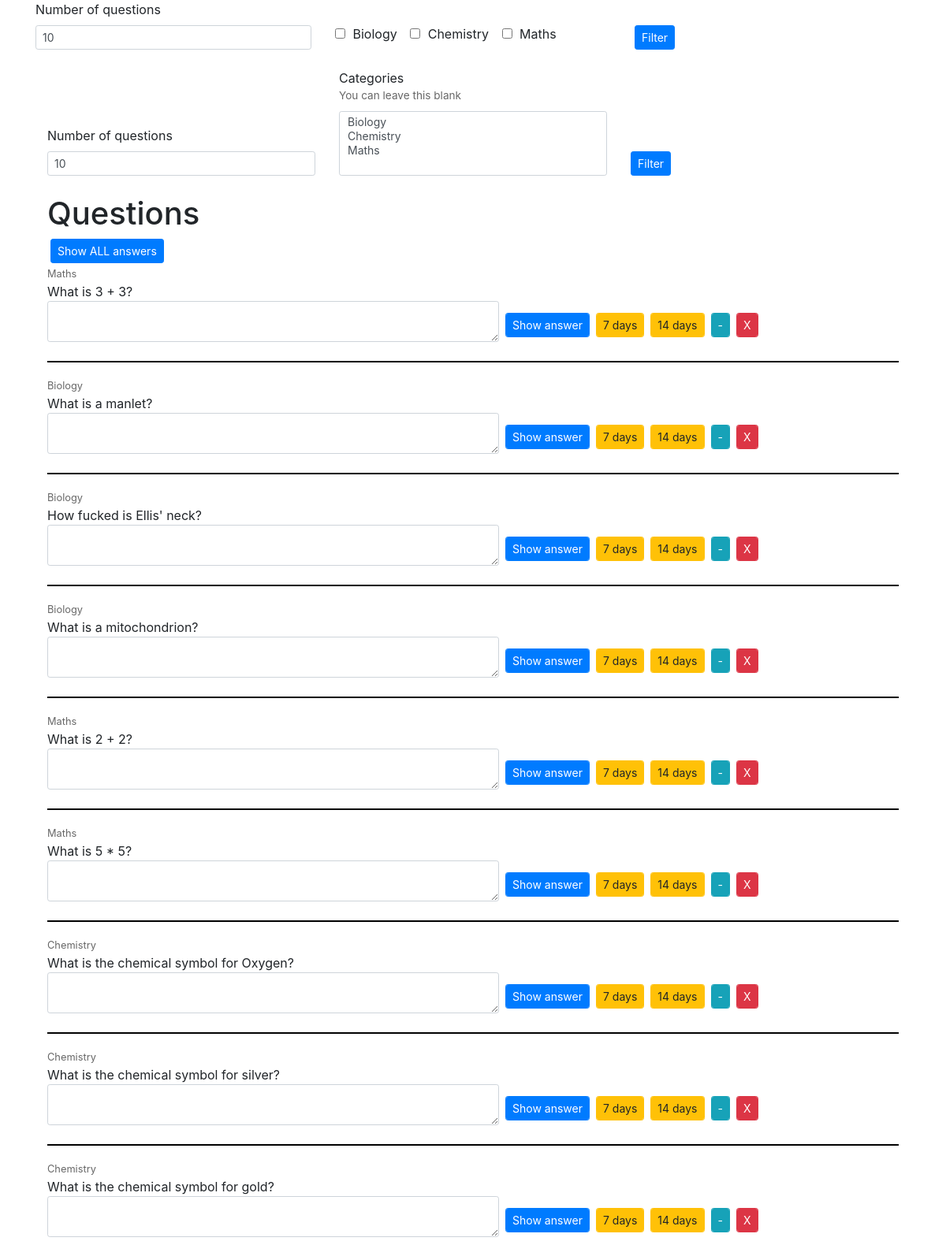
The app's page /, older data.
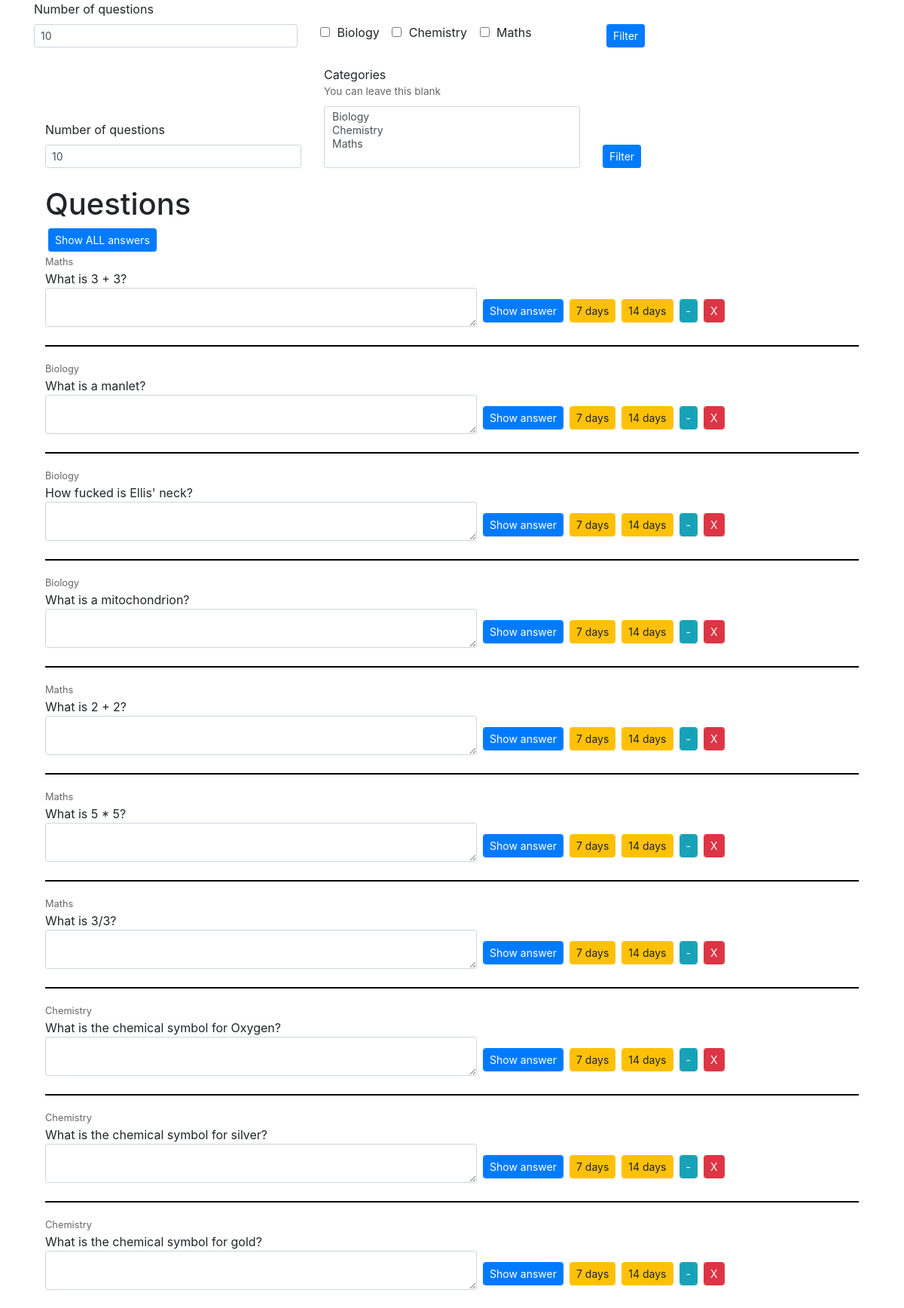
The same page, newer data.
### quiz/models.py (models this page shows, shortened)
class Question(models.Model):
    category = models.ForeignKey(
        'Category',
        on_delete=models.SET_NULL,
        null=True,
        help_text="Category this question belongs to"
    )
    question = RichTextUploadingField()
    answer = RichTextUploadingField()
    ignore_until = models.DateTimeField(
        null=True,
        blank=True,
    )
    hide_indefinitely = models.BooleanField(
        blank=False,
        null=False,
        default=False,
    )

class Category(models.Model):
    name = models.CharField(
        max_length=127,
        blank=False,
        unique=True,
        help_text="Name for category"
    )
    class Meta:
        verbose_name_plural = "Categories"
    def __str__(self):
        return f'{self.name}'

### quiz/views.py (the view)
# urls.py: path('', index, name="index"),
def index(request):
    if request.GET.get('number_of_questions'):
        filter_form = QuestionFilterForm(request.GET)
        number_of_questions_requested = int(request.GET.get('number_of_questions'))
        if request.GET.get('categories'):
            categories_requested_by_id = request.GET.getlist('categories')
            categories_in_db = Category.objects.filter(id__in=categories_requested_by_id)
            questions = Question.objects.filter(category__in=categories_in_db, hide_indefinitely=False).exclude(ignore_until__gte=timezone.now()).order_by('?')[:number_of_questions_requested]
        else: # User just wants a specified number of questions, doesn't care about category
            questions = Question.objects.exclude(ignore_until__gte=timezone.now()).filter(hide_indefinitely=False).order_by('?')[:number_of_questions_requested]
    else:
        filter_form = QuestionFilterForm()
        questions = Question.objects.exclude(ignore_until__gte=timezone.now()).filter(hide_indefinitely=False).order_by('?')[:10].select_related('category')
    context = {
        "questions":questions,
        "filter_form":filter_form,
        "form": QuestionFilterForm1(),
    }
    return render(request, 'quiz/index.html', context)

### quiz/forms.py
class QuestionFilterForm(forms.Form):
    number_of_questions = forms.IntegerField(label="Number of questions", required=True, initial=10)
    categories = forms.ModelMultipleChoiceField(queryset=Category.objects.all(), to_field_name="id", required=False, help_text="You can leave this blank")
    def __init__(self, *args, **kwargs):
        super().__init__(*args, **kwargs)
        self.fields['number_of_questions'].widget.attrs.update({'class': 'form-control form-control-sm' })
        self.fields['categories'].widget.attrs.update({'class': 'form-control form-control-sm' })

class QuestionFilterForm1(forms.Form):
    number_of_questions = forms.IntegerField(label="Number of questions", required=True, initial=10)
    categories = forms.ModelMultipleChoiceField(queryset=Category.objects.all(), widget=forms.CheckboxSelectMultiple(), to_field_name="id", required=False, help_text="You can leave this blank")
    def __init__(self, *args, **kwargs):
        super().__init__(*args, **kwargs)
        self.fields['number_of_questions'].widget.attrs.update({'class': 'form-control form-control-sm' })
        self.fields['categories'].widget.attrs.update({'class': 'form-check-input' })

### templates/quiz/index.html (shortened to what this page needs)
{% extends 'layout.html' %}
{% load static %}
{% block body %}
<div class="container">
    <div class="row">
        <div class="col-12">
<form>
    <div class="row d-flex align-items-end">
        <div class="col-6 col-lg">
            <label for="{{form.number_of_questions.id_for_label}}">{{form.number_of_questions.label }}</label>
            {{ form.number_of_questions }}
        </div>
        <div class="col-6 col-lg">
            {% for category in form.categories %}
            <div class="form-check form-check-inline">
                {{category}}
            </div>
            {% endfor %}
        </div>
        <div class="col">
            <button type="submit" class="btn btn-primary btn-sm">Filter</button>
        </div>
</form>
</div></div></div>
<div class="container">
    <div class="row">
        <div class="col-12">
            <form class="my-4" method="GET">
                <div class="row d-flex align-items-end">
                    <div class="col-6 col-lg">
                        <label for="{{form.number_of_questions.id_for_label}}">{{filter_form.number_of_questions.label }}</label>
                        {{ filter_form.number_of_questions }}
                    </div>
                    <div class="col-6 col-lg">
                        <label for="{{form.categories.id_for_label}}">{{filter_form.categories.label }}<p class="help_text">{{ filter_form.categories.help_text }}</p></label>
                        {{ filter_form.categories }}
                    </div>
                    <div class="col">
                        <button type="submit" class="btn btn-primary btn-sm">Filter</button>
                    </div>
                </div>
              </form>
        </div>
    </div>
</div>
<div class="container">
    <h1>Questions</h1>
    <button type="button" data-id="show-all-answers" id="show-all-answers" class="ml-1 btn btn-primary btn-sm">Show ALL answers</button>
    {% for question in questions %}
    <div class="row question" id="question-{{question.id}}">
        <div class="col-12">
            <div><small class="sub-text">{{question.category}}</small></div>
            <div>{{question.question|safe}}</div>
            <div class="form-inline">
                <textarea rows="2" cols="60" class="form-control form-control-sm"></textarea>
                <button type="button" title="Show Answer" data-id="show-answer-{{question.id}}" id="{{question.id}}" class="btn btn-primary btn-sm show-answer form-control form-control-sm mt-2 ">Show answer</button>
                <button type="button" title="Ignore question for seven days" data-id="ignore-question-{{question.id}}" data-ignore-for="7" class="btn btn-warning btn-sm ignore-question form-control form-control-sm mt-2 ">7 days</button>
                <button type="button" title="Ignore question for 14 days" data-id="ignore-question-{{question.id}}" data-ignore-for="14" class="btn btn-warning btn-sm ignore-question form-control form-control-sm mt-2">14 days</button>
                <button type="button" title="Minimise question" data-id="hide-question-{{question.id}}" class="btn btn-info btn-sm form-control form-control-sm hide-question mt-2">-</button>
                <button type="button" title="Hide question indefinitely" data-id="hide-question-{{question.id}}" data-ignore-for="indefinitely" class="btn btn-danger btn-sm form-control form-control-sm ignore-question mt-2">X</button>
            </div>
        </div>
    </div>
    {% if not forloop.last %}
    <hr style="border-top: 2px solid black;">
    {% endif %}
    {% endfor %}
</div>
{% endblock %}

### templates/layout.html (shortened to what this page needs)
{% load static %}
<!doctype html>
<html lang="en">
  <head>
    <link rel="stylesheet" href="https://cdn.jsdelivr.net/npm/bootstrap@4.6.0/dist/css/bootstrap.min.css">
    <link rel="stylesheet" href="{% static 'quiz/styles.css' %}">
  </head>
  <body>
    {% block body %}
    {% endblock %}
  </body>
</html>

### quiz/static/quiz/styles.css (style rules this page uses)
:root { --subtle: rgba(0,0,0,0.6); }
.sub-text { color: var(--subtle); }
.question .btn { margin-left: 0.5rem; }
.help_text { color: var(--subtle); font-size: 85%; margin-bottom: 2px; }
.question { margin-bottom: 1.5rem; }

Row changes from the older to the newer data that the page shows:
added Question: category "Maths", question "What is 3/3?"
